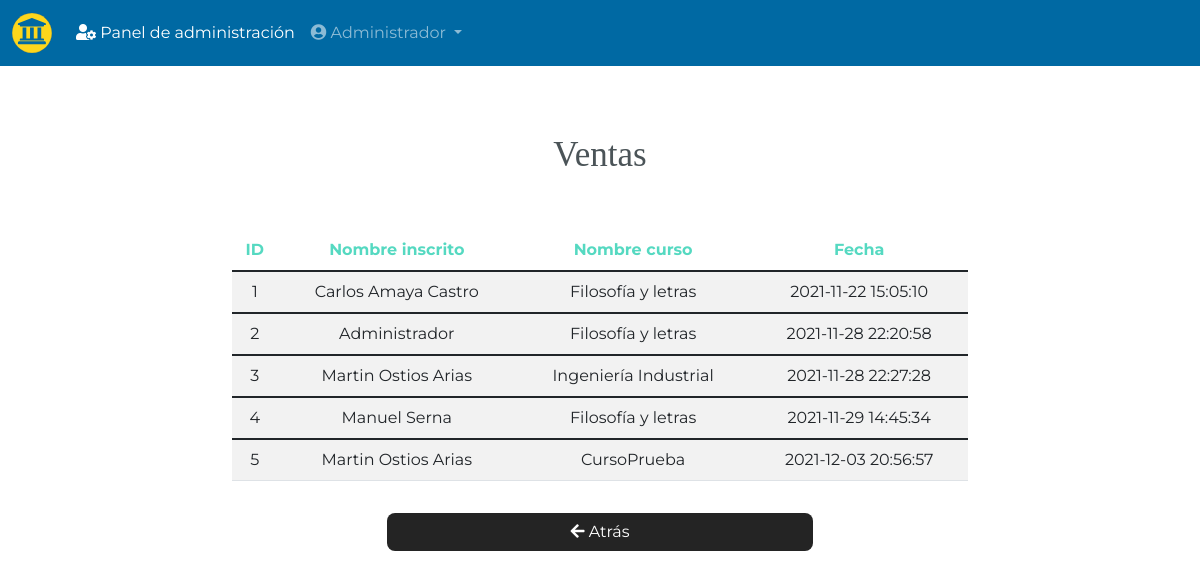
The app's page /ventas.php (signed in) with its own data.
### tables this page shows
CREATE TABLE `factura` (
  `id_factura` bigint(11) NOT NULL,
  `id_usuario` bigint(20) NOT NULL,
  `id_curso` bigint(20) NOT NULL,
  `fecha` datetime NOT NULL
);

CREATE TABLE `usuario` (
  `id_usuario` bigint(20) NOT NULL,
  `id_rol` bigint(20) NOT NULL DEFAULT 2,
  `nombre` varchar(64) NOT NULL,
  `fecha_nac` date NOT NULL,
  `correo` varchar(64) NOT NULL,
  `telefono` varchar(32) NOT NULL,
  `contrasena` varchar(64) NOT NULL
);

CREATE TABLE `curso` (
  `id_curso` bigint(20) NOT NULL,
  `id_usuario` bigint(20) NOT NULL,
  `nombre` varchar(64) NOT NULL,
  `descripcion` varchar(512) NOT NULL,
  `precio` int(11) NOT NULL,
  `duracion` varchar(64) NOT NULL,
  `imagen` varchar(64) DEFAULT 'imgs/nophoto.png'
);

### ventas.php (called while the page is built, shortened)
<?php require 'config/database.php'; ?>
<?php include 'includes/header.php'; ?>
<?php include 'pages/pgventas.php'; ?>
<?php include 'includes/footer.php'; ?>

### config/database.php (called while the page is built, shortened)
<?php
function showUser($id, $conn)
{
    try {
        $sql  = "SELECT * FROM usuario WHERE id_usuario = :id";
        $stmt = $conn->prepare($sql);
        $stmt->bindparam(":id", $id);
        $stmt->execute();
        return $stmt->fetchAll();
    } catch (PDOException $e) {
        echo $e->getMessage();
    }
}
function showGame($id, $conn)
{
    try {
        $sql  = "SELECT * FROM curso WHERE id_curso = :id";
        $stmt = $conn->prepare($sql);
        $stmt->bindparam(":id", $id);
        $stmt->execute();
        return $stmt->fetchAll();
    } catch (PDOException $e) {
        echo $e->getMessage();
    }
}
function listBills($conn)
{
    try {
        $sql  = "SELECT * FROM factura";
        $stmt = $conn->prepare($sql);
        $stmt->execute();
        return $stmt->fetchAll();
    } catch (PDOException $e) {
        echo $e->getMessage();
    }
}

### pages/pgventas.php (the view)
<main class="container">
    <section class="row mt-5">
        <div class="col-md-8 offset-md-2 text-center">
            <h1>Ventas</h1>
            <div class="row g-0 centrar">
                <table class="table table-striped mt-4">
                    <thead>
                        <tr class="letter-title">
                            <th>ID</th>
                            <th>Nombre inscrito</th>
                            <th>Nombre curso</th>
                            <th>Fecha</th>
                        </tr>
                    </thead>
                    <tbody>
                        <?php $bill = listBills($conn); ?>
                        <?php foreach ($bill as $bl) : ?>
                            <?php $users = showUser($bl['id_usuario'], $conn) ?>
                            <?php foreach ($users as $user) : ?>
                                <?php $game = showGame($bl['id_curso'], $conn) ?>
                                <?php foreach ($game as $gm) : ?>
                                    <tr class="letter2">
                                        <td>
                                            <?php echo $bl['id_factura'] ?>
                                        </td>
                                        <td>
                                            <?php echo $user['nombre'] ?>
                                        </td>
                                        <td>
                                            <?php echo $gm['nombre'] ?>
                                        </td>
                                        <td>
                                            <?php echo $bl['fecha'] ?>
                                        </td>
                                    </tr>
                    </tbody>
                <?php endforeach; ?>
            <?php endforeach; ?>
        <?php endforeach ?>
                </table>
                <a href="dashboard.php" class="btn btn-cancel mt-3 mb-3">
                    <i class="fas fa-arrow-left"></i> Atrás
                </a>
            </div>
        </div>
    </section>
</main>

### public/css/custom.css (style rules this page uses)
body { font-family: 'Montserrat', sans-serif; background-color: #FFFFFF; }
h1 { font-size: 35px; color: #4B5458; font-family: 'Bitter', serif; margin-top: 20px; margin-bottom: 30px; }
.btn { border-radius: 8px; font-family: 'Montserrat', sans-serif; margin: 0px auto; opacity: 0.9; transition: all 0.25s ease-in; width: 58%; }
.btn-cancel { color: #fff; background-color: #0D0D0D; }
a { font-family: 'Montserrat', sans-serif; }
.letter2 { color: #4B5458; }
.letter-title { color: #55D9C1; }
.centrar { justify-content:center; }

### records on screen
factura: id_factura "1", fecha "2021-11-22 15:05:10"
usuario: nombre "Carlos Amaya Castro"
curso: nombre "Filosofía y letras"
factura: id_factura "2", fecha "2021-11-28 22:20:58"
usuario: nombre "Administrador"
factura: id_factura "3", fecha "2021-11-28 22:27:28"
usuario: nombre "Martin Ostios Arias"
curso: nombre "Ingeniería Industrial"
factura: id_factura "4", fecha "2021-11-29 14:45:34"
usuario: nombre "Manuel Serna"
factura: id_factura "5", fecha "2021-12-03 20:56:57"
curso: nombre "CursoPrueba"

### other values on screen
$_SESSION['ss-fullname'] "Administrador"
